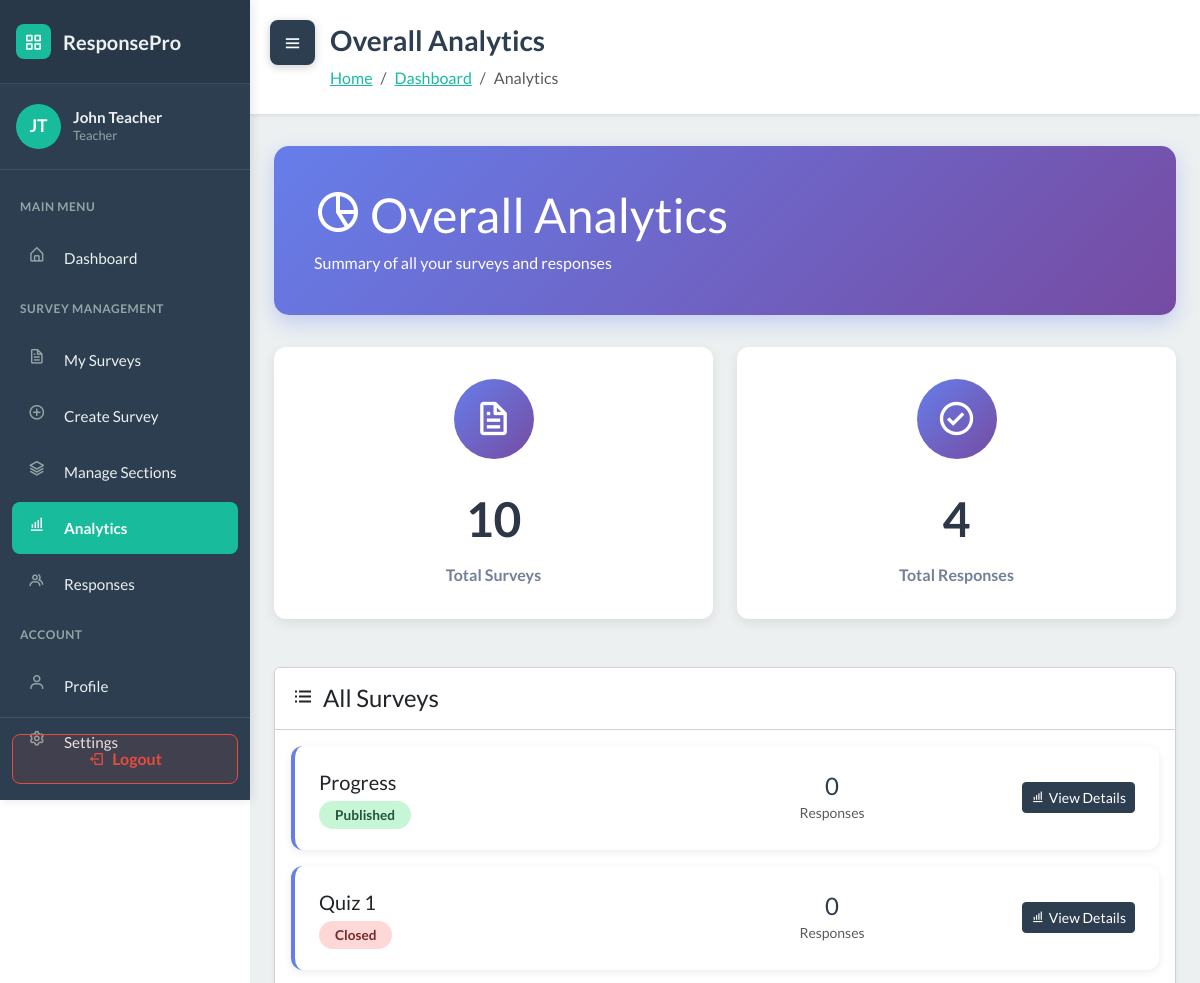
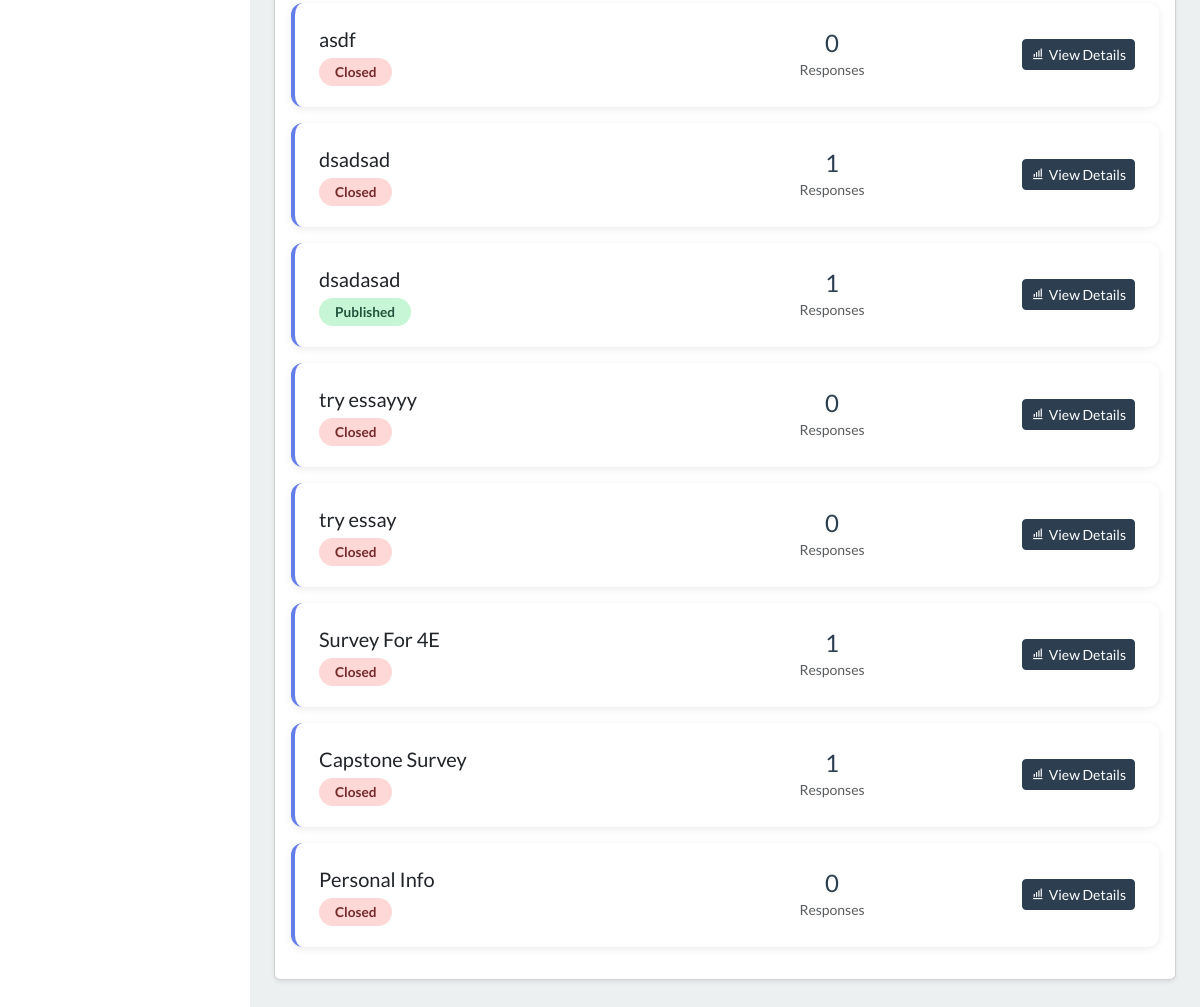
The page /analytics/ (signed in) on the database as committed earlier (2 pictures, top to bottom).
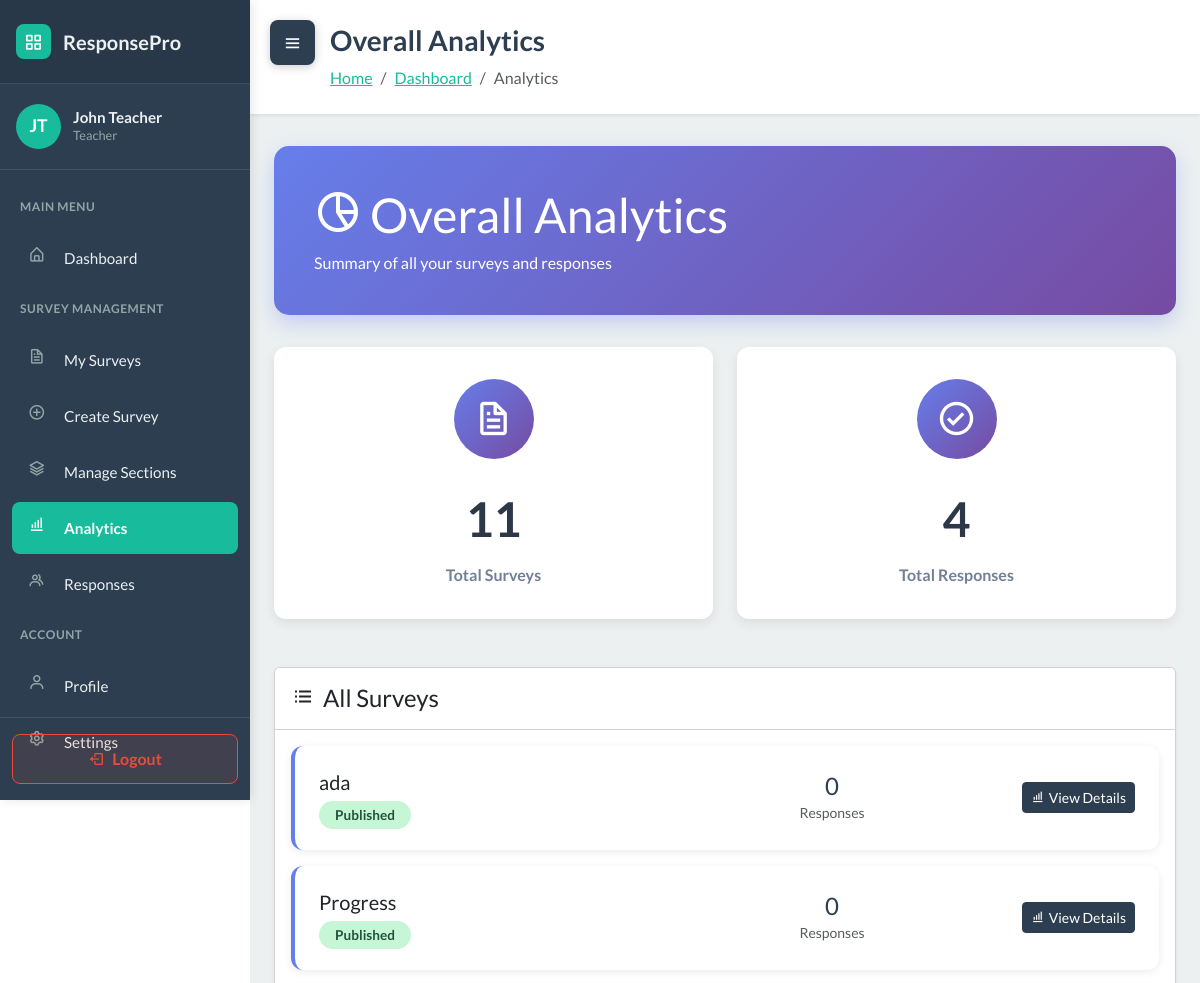
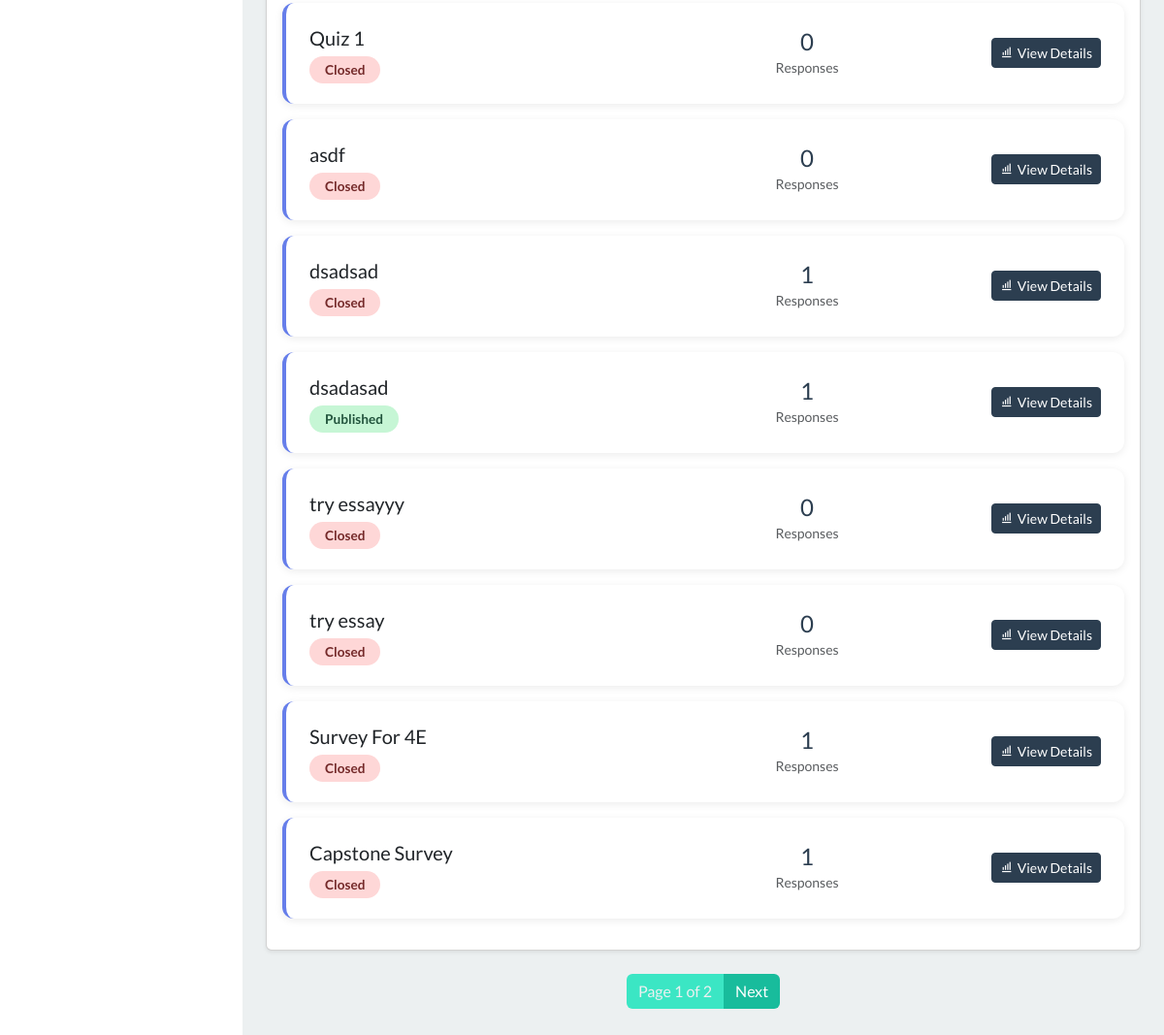
The same page on the database as committed later (2 pictures, top to bottom).
### WebSurvey/models.py (models this page shows, shortened)
class Survey(models.Model):
    STATUS_CHOICES = [
        ('draft', 'Draft'),
        ('published', 'Published'),
        ('closed', 'Closed'),
    ]
    title = models.CharField(max_length=255)
    description = models.TextField(blank=True)
    teacher = models.ForeignKey(User, on_delete=models.CASCADE, related_name='surveys')
    sections = models.ManyToManyField(Section, blank=True, related_name='surveys')
    status = models.CharField(max_length=20, choices=STATUS_CHOICES, default='draft')
    total_points = models.IntegerField(default=0)
    time_limit = models.IntegerField(null=True, blank=True, help_text="Time limit in minutes")
    due_date = models.DateTimeField(null=True, blank=True)
    created_at = models.DateTimeField(auto_now_add=True)
    updated_at = models.DateTimeField(auto_now=True)
    class Meta:
        ordering = ['-created_at']

### WebSurvey/views.py (the view)
# urls.py: path('analytics/', views.overall_analytics, name='overall_analytics'),
@login_required
def overall_analytics(request):
    if request.user.role != 'teacher':
        messages.error(request, "Access denied. Teacher account required.")
        return redirect('dashboard')
    teacher = request.user
    total_surveys = Survey.objects.filter(teacher=teacher).count()
    total_responses = StudentResponse.objects.filter(
        survey__teacher=teacher,
        is_submitted=True
    ).count()
    surveys = Survey.objects.filter(teacher=teacher).annotate(
        response_count=Count('responses', filter=Q(responses__is_submitted=True))
    ).order_by('-created_at')
    paginator = Paginator(surveys, 10)  # 10 surveys per page
    page_number = request.GET.get('page')
    page_obj = paginator.get_page(page_number)
    context = {
        'total_surveys': total_surveys,
        'total_responses': total_responses,
        'page_obj': page_obj,
    }
    return render(request, 'overall_analytics.html', context)

### WebSurvey/services.py (called while the page is built)
def auto_close_due_surveys():
    now = timezone.now()
    overdue_ids = []
    for survey in Survey.objects.filter(status='published', due_date__isnull=False):
        due = survey.due_date
        if due is None:
            continue
        if timezone.is_naive(due):
            due = timezone.make_aware(due, timezone.get_current_timezone())
        if due <= now:
            overdue_ids.append(survey.id)
    if overdue_ids:
        Survey.objects.filter(id__in=overdue_ids).update(status='closed')
    return now

### WebSurvey/templates/overall_analytics.html (shortened to what the changed rows need)
<!DOCTYPE html>
{% load static %}
<html data-bs-theme="light" lang="en">
<head>
    <link rel="stylesheet" href="https://cdn.jsdelivr.net/npm/bootswatch@5.3.6/dist/flatly/bootstrap.min.css">
    <link rel="stylesheet" href="https://cdn.jsdelivr.net/npm/boxicons@latest/css/boxicons.min.css">
    <link rel="stylesheet" href="{% static 'css/dashboard-sidebar.css' %}">
    <link rel="stylesheet" href="{% static 'css/bss-overrides.css' %}">
</head>
<body>
    <main class="dashboard-content" id="mainContent">
        <div class="content-header">
            <h1>Overall Analytics</h1>
        </div>
        <div class="container-fluid px-4 pb-5">
            <div class="analytics-header">
                <h1 class="mb-2">
                    <i class="bx bx-pie-chart-alt-2 me-2"></i>Overall Analytics
                </h1>
            </div>
            <div class="row mb-4">
                <div class="col-md-6">
                    <div class="stat-card">
                        <div class="stat-icon">
                            <i class="bx bx-file"></i>
                        </div>
                        <div class="stat-value">{{ total_surveys }}</div>
                        <div class="stat-label">Total Surveys</div>
                    </div>
                </div>
            </div>
            <div class="row">
                <div class="col-12">
                    <div class="card shadow-sm">
                        <div class="card-body">
                            {% if page_obj %}
                                {% for survey in page_obj %}
                                    <div class="survey-card">
                                        <div class="row align-items-center">
                                            <div class="col-md-6">
                                                <h5 class="mb-2">{{ survey.title }}</h5>
                                                <span class="status-badge status-{{ survey.status }}">
                                                    {{ survey.status|title }}
                                                </span>
                                            </div>
                                            <div class="col-md-3 text-center">
                                                <div class="h4 mb-0 text-primary">{{ survey.response_count }}</div>
                                                <small class="text-muted">Responses</small>
                                            </div>
                                            <div class="col-md-3 text-end">
                                                <a href="{% url 'survey_analytics' survey.id %}" class="btn btn-primary btn-sm">
                                                    <i class="bx bx-bar-chart-alt me-1"></i>View Details
                                                </a>
                                            </div>
                                        </div>
                                    </div>
                                {% endfor %}
                            {% endif %}
                        </div>
                    </div>
                    {% if page_obj.has_other_pages %}
                    <nav aria-label="Page navigation" class="mt-4">
                        <ul class="pagination justify-content-center">
                            <li class="page-item disabled">
                                <span class="page-link">Page {{ page_obj.number }} of {{ page_obj.paginator.num_pages }}</span>
                            </li>
                            {% if page_obj.has_next %}
                            <li class="page-item">
                                <a class="page-link" href="?page={{ page_obj.next_page_number }}">Next</a>
                            </li>
                            {% endif %}
                        </ul>
                    </nav>
                    {% endif %}
                </div>
            </div>
        </div>
    </main>
</body>
</html>

Rows that differ between the two databases and show on the page:
no longer on this page (row unchanged): Survey: title "Personal Info", status "Closed", response_count "0"
added Survey: title "ada", status "Published", response_count "0"
Other text that changed with them:
{{ total_surveys }}: "10" → "11"
{{ page_obj.number }}: (not shown) → "1"
{{ page_obj.paginator.num_pages }}: (not shown) → "2"
text now shown: "Page of Next"
